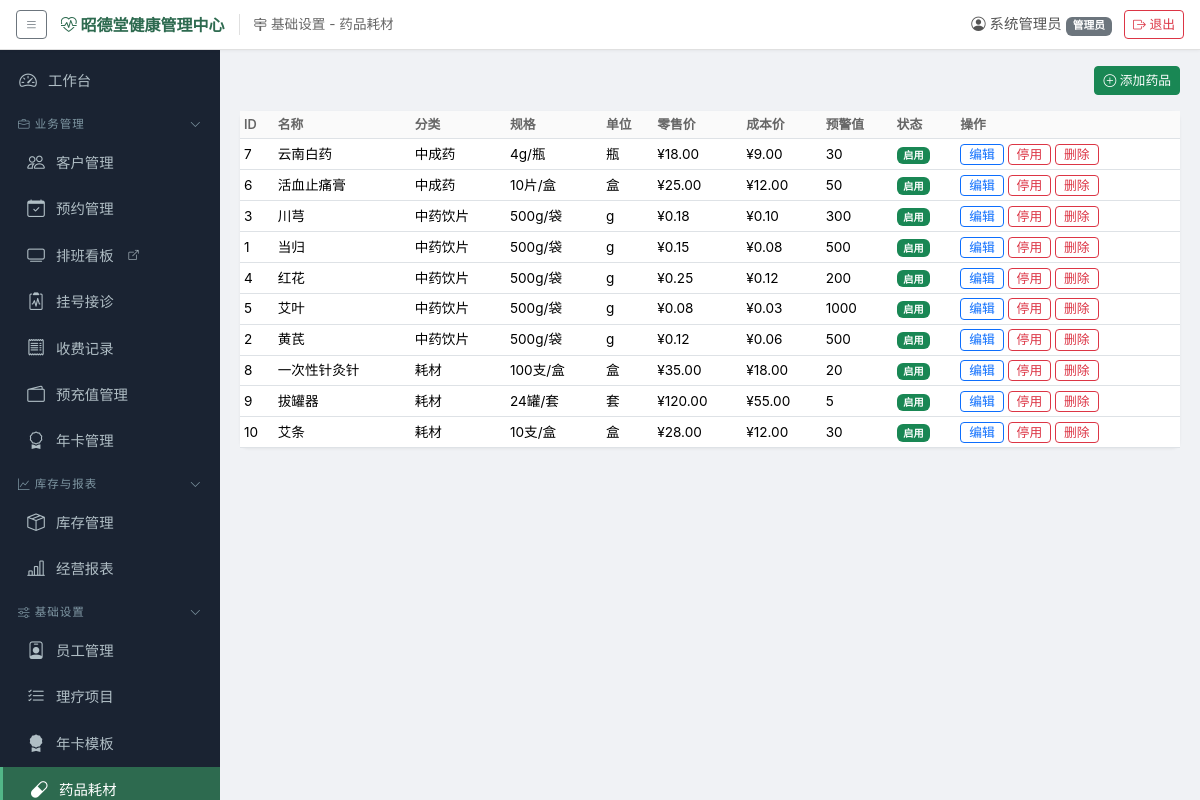
/settings/medicines (signed in), run on the app's committed database.
### models.py (models this page shows, shortened)
class SystemConfig(db.Model):
    __tablename__ = 'system_configs'
    id = db.Column(db.Integer, primary_key=True)
    key = db.Column(db.String(100), unique=True, nullable=False)
    value = db.Column(db.String(500))
    description = db.Column(db.String(200))

class User(UserMixin, db.Model):
    __tablename__ = 'users'
    id = db.Column(db.Integer, primary_key=True)
    username = db.Column(db.String(50), unique=True, nullable=False)
    password_hash = db.Column(db.String(256), nullable=False)
    display_name = db.Column(db.String(50), nullable=False)
    role = db.Column(db.String(20), nullable=False, default='前台')  # 管理员/前台/理疗师/库管
    is_active_user = db.Column(db.Boolean, default=True)
    created_at = db.Column(db.DateTime, default=datetime.now)

class Medicine(db.Model):
    __tablename__ = 'medicines'
    id = db.Column(db.Integer, primary_key=True)
    name = db.Column(db.String(100), nullable=False)
    spec = db.Column(db.String(50))  # 规格
    unit = db.Column(db.String(20))  # 单位
    retail_price = db.Column(db.Numeric(10, 2), default=0)
    cost_price = db.Column(db.Numeric(10, 2), default=0)  # 采购成本价
    alert_threshold = db.Column(db.Integer, default=10)
    category = db.Column(db.String(50))  # 中药饮片/中成药/耗材
    is_active = db.Column(db.Boolean, default=True)
    is_deleted = db.Column(db.Boolean, default=False)  # 软删除
    inventory_ledgers = db.relationship('InventoryLedger', backref='medicine', lazy='dynamic')

### app.py (the view, shortened to what this page needs)
@app.route('/settings/medicines', methods=['GET', 'POST'])
@login_required
@role_required('管理员', '库管')
def settings_medicines():
    meds = Medicine.query.filter_by(is_deleted=False).order_by(Medicine.category, Medicine.name).all()
    return render_template('settings_medicines.html', medicines=meds)

### app.py (called while the page is built)
@login_manager.user_loader
def load_user(user_id):
    return db.session.get(User, int(user_id))

def _generate_csrf_token():
    if '_csrf_token' not in session:
        session['_csrf_token'] = secrets.token_hex(16)
    return session['_csrf_token']

def role_required(*roles):
    def decorator(f):
        @wraps(f)
        def decorated_function(*args, **kwargs):
            if current_user.role not in roles and current_user.role != '管理员':
                flash('您没有权限执行此操作', 'danger')
                return redirect(url_for('dashboard'))
            return f(*args, **kwargs)
        return decorated_function
    return decorator

### templates/settings_medicines.html (shortened to what this page needs)
{% extends "base.html" %}
{% block content %}
<div class="d-flex justify-content-end mb-3"><button class="btn btn-sm btn-success" data-bs-toggle="modal" data-bs-target="#addModal"><i class="bi bi-plus-circle"></i> 添加药品</button></div>
<div class="card"><div class="card-body p-0"><div class="table-responsive"><table class="table table-sm table-hover mb-0">
    <thead><tr><th>ID</th><th>名称</th><th>分类</th><th>规格</th><th>单位</th><th>零售价</th><th>成本价</th><th>预警值</th><th>状态</th><th>操作</th></tr></thead>
    <tbody>{% for m in medicines %}<tr>
        <td>{{ m.id }}</td><td>{{ m.name }}</td><td>{{ m.category or '-' }}</td><td>{{ m.spec or '-' }}</td><td>{{ m.unit or '-' }}</td>
        <td>¥{{ m.retail_price }}</td><td>¥{{ m.cost_price or 0 }}</td><td>{{ m.alert_threshold }}</td>
        <td><span class="badge bg-{{ 'success' if m.is_active else 'secondary' }}">{{ '启用' if m.is_active else '停用' }}</span></td>
        <td>
            <button class="btn btn-sm btn-outline-primary py-0" data-bs-toggle="modal" data-bs-target="#edit{{ m.id }}">编辑</button>
            <form method="POST" class="d-inline"><input type="hidden" name="action" value="toggle"><input type="hidden" name="id" value="{{ m.id }}">
                <button class="btn btn-sm btn-outline-{{ 'danger' if m.is_active else 'success' }} py-0">{{ '停用' if m.is_active else '启用' }}</button></form>
            <form method="POST" class="d-inline" onsubmit="return confirm('确定删除药品 {{ m.name }}？')"><input type="hidden" name="action" value="delete"><input type="hidden" name="id" value="{{ m.id }}">
                <button class="btn btn-sm btn-outline-danger py-0">删除</button></form>
        </td>
    </tr>
    {% endfor %}</tbody>
</table></div></div></div>
{% endblock %}

### templates/base.html (shortened to what this page needs)
<!DOCTYPE html>
<html lang="zh-CN">
<head>
    <link href="{{ url_for('static', filename='vendor/bootstrap.min.css') }}" rel="stylesheet">
    <link href="{{ url_for('static', filename='vendor/bootstrap-icons.min.css') }}" rel="stylesheet">
    <link href="{{ url_for('static', filename='css/style.css') }}" rel="stylesheet">
</head>
<body>
{% if current_user.is_authenticated %}
<header class="global-topbar">
    <div class="topbar-left">
        <button class="btn btn-sm btn-outline-secondary" id="sidebarToggle" title="展开/收起导航">
            <i class="bi bi-list"></i>
        </button>
        <span class="site-title" title="可在 系统管理→系统配置 中修改系统名称">
            <i class="bi bi-heart-pulse"></i> {{ site_title }}
        </span>
        <span class="nav-path" id="navPath"> {% block page_title %}{% endblock %}</span>
    </div>
    <div class="topbar-right">
        <span class="user-info"><i class="bi bi-person-circle"></i> {{ current_user.display_name }}
            <small class="badge bg-secondary">{{ current_user.role }}</small></span>
        <a href="{{ url_for('logout') }}" class="btn btn-sm btn-outline-danger"><i class="bi bi-box-arrow-right"></i> 退出</a>
    </div>
</header>
<div class="d-flex" id="wrapper">
    <div class="sidebar" id="sidebar">
        <nav class="sidebar-nav">
            <a href="{{ url_for('dashboard') }}" class="nav-link {% if request.endpoint == 'dashboard' %}active{% endif %}">
                <i class="bi bi-speedometer2"></i> 工作台
            </a>
            <div class="nav-group" data-group="biz">
                <div class="nav-group-header"><span><i class="bi bi-briefcase"></i> 业务管理</span><i class="bi bi-chevron-down group-arrow"></i></div>
                <div class="nav-group-body">
                    <a href="{{ url_for('customers') }}" class="nav-link {% if request.endpoint and 'customer' in request.endpoint %}active{% endif %}">
                        <i class="bi bi-people"></i> 客户管理
                    </a>
                    <a href="{{ url_for('appointments') }}" class="nav-link {% if request.endpoint and 'appointment' in request.endpoint %}active{% endif %}">
                        <i class="bi bi-calendar-check"></i> 预约管理
                    </a>
                    {% if board_token %}
                    <a href="{{ url_for('board_schedule', token=board_token) }}" target="_blank" class="nav-link" title="在新窗口打开排班看板（可投屏展示）">
                        <i class="bi bi-tv"></i> 排班看板 <i class="bi bi-box-arrow-up-right" style="font-size:0.7em"></i>
                    </a>
                    {% endif %}
                    <a href="{{ url_for('registrations') }}" class="nav-link {% if request.endpoint and ('registration' in request.endpoint or 'medical' in request.endpoint or 'charge_register' in request.endpoint) %}active{% endif %}">
                        <i class="bi bi-clipboard2-pulse"></i> 挂号接诊
                    </a>
                    <a href="{{ url_for('charges') }}" class="nav-link {% if request.endpoint and 'charges' in request.endpoint %}active{% endif %}">
                        <i class="bi bi-receipt"></i> 收费记录
                    </a>
                    <a href="{{ url_for('prepaid') }}" class="nav-link {% if request.endpoint and 'prepaid' in request.endpoint %}active{% endif %}">
                        <i class="bi bi-wallet2"></i> 预充值管理
                    </a>
                    <a href="{{ url_for('annual_cards') }}" class="nav-link {% if request.endpoint and 'annual_card' in request.endpoint %}active{% endif %}">
                        <i class="bi bi-award"></i> 年卡管理
                    </a>
                </div>
            </div>
            <div class="nav-group" data-group="stock">
                <div class="nav-group-header"><span><i class="bi bi-graph-up"></i> 库存与报表</span><i class="bi bi-chevron-down group-arrow"></i></div>
                <div class="nav-group-body">
                    <a href="{{ url_for('inventory') }}" class="nav-link {% if request.endpoint and 'inventory' in request.endpoint %}active{% endif %}">
                        <i class="bi bi-box-seam"></i> 库存管理
                    </a>
                    <a href="{{ url_for('reports') }}" class="nav-link {% if request.endpoint and 'report' in request.endpoint %}active{% endif %}">
                        <i class="bi bi-bar-chart-line"></i> 经营报表
                    </a>
                </div>
            </div>
            {% if current_user.role == '管理员' or current_user.role == '库管' %}
            <div class="nav-group" data-group="settings">
                <div class="nav-group-header"><span><i class="bi bi-sliders"></i> 基础设置</span><i class="bi bi-chevron-down group-arrow"></i></div>
                <div class="nav-group-body">
                    {% if current_user.role == '管理员' %}
                    <a href="{{ url_for('settings_employees') }}" class="nav-link {% if request.endpoint and 'settings_employees' in request.endpoint %}active{% endif %}">
                        <i class="bi bi-person-badge"></i> 员工管理
                    </a>
                    <a href="{{ url_for('settings_items') }}" class="nav-link {% if request.endpoint and 'settings_items' in request.endpoint %}active{% endif %}">
                        <i class="bi bi-list-check"></i> 理疗项目
                    </a>
                    <a href="{{ url_for('settings_annual_card_templates') }}" class="nav-link {% if request.endpoint and 'annual_card_template' in request.endpoint %}active{% endif %}">
                        <i class="bi bi-award-fill"></i> 年卡模板
                    </a>
                    {% endif %}
                    {% if current_user.role in ['管理员', '库管'] %}
                    <a href="{{ url_for('settings_medicines') }}" class="nav-link {% if request.endpoint and 'settings_medicines' in request.endpoint %}active{% endif %}">
                        <i class="bi bi-capsule"></i> 药品耗材
                    </a>
                    {% endif %}
                </div>
            </div>
            {% endif %}
        </nav>
    </div>
    <div class="main-content">
        <div class="content-area">
            {% block content %}{% endblock %}
        </div>
    </div>
</div>
{% else %}
{% block auth_content %}{% endblock %}
{% endif %}
</body>
</html>

### static/css/style.css (style rules this page uses)
:root { --sidebar-width: 220px; --sidebar-bg: #1a2332; --sidebar-active: #2d6a4f; --topbar-height: 50px; }
* { box-sizing: border-box; }
body { font-family: -apple-system, BlinkMacSystemFont, "Segoe UI", "PingFang SC", "Hiragino Sans GB", "Microsoft YaHei", sans-serif; background: #f0f2f5; margin: 0; overflow-x: hidden; }
.global-topbar { height: var(--topbar-height); background: #fff; border-bottom: 1px solid #e0e0e0; display: flex; align-items: center; justify-content: space-between; padding: 0 16px; position: fixed; top: 0; left: 0; right: 0; z-index: 200; box-shadow: 0 1px 3px rgba(0,0,0,0.05); }
.topbar-left { display: flex; align-items: center; gap: 14px; min-width: 0; }
.topbar-left .site-title { font-weight: 700; font-size: 1rem; color: #2d6a4f; white-space: nowrap; max-width: 320px; overflow: hidden; text-overflow: ellipsis; }
.topbar-left .nav-path { color: #666; font-size: 0.85rem; border-left: 1px solid #e0e0e0; padding-left: 14px; white-space: nowrap; overflow: hidden; text-overflow: ellipsis; }
.topbar-right { display: flex; align-items: center; gap: 12px; flex-shrink: 0; }
.topbar-right .user-info { color: #555; font-size: 0.9rem; white-space: nowrap; }
.sidebar { width: var(--sidebar-width); background: var(--sidebar-bg); color: #ccc; position: fixed; left: 0; top: var(--topbar-height); bottom: 0; z-index: 100; transition: width 0.3s; overflow-y: auto; overflow-x: hidden; }
.sidebar-nav { padding: 8px 0 20px; }
.sidebar-nav .nav-link { display: flex; align-items: center; gap: 10px; padding: 10px 18px; color: #b0bec5; text-decoration: none; font-size: 0.9rem; transition: all 0.2s; white-space: nowrap; }
.sidebar-nav .nav-link.active { background: var(--sidebar-active); color: #fff; border-left: 3px solid #52b788; }
.sidebar-nav .nav-link i { font-size: 1.1rem; width: 20px; text-align: center; }
.nav-group-header { display: flex; align-items: center; justify-content: space-between; padding: 12px 18px 6px; font-size: 0.72rem; text-transform: uppercase; letter-spacing: 1px; color: #7f97a3; cursor: pointer; user-select: none; }
.nav-group-header .group-arrow { font-size: 0.7rem; transition: transform 0.2s; }
.nav-group-body .nav-link { padding-left: 26px; }
.main-content { margin-left: var(--sidebar-width); padding-top: var(--topbar-height); min-height: 100vh; width: calc(100% - var(--sidebar-width)); transition: margin-left 0.3s, width 0.3s; }
.content-area { padding: 16px 20px; width: 100%; }
.content-area .card { width: 100%; }
.content-area .table { width: 100%; margin-bottom: 0.5rem; }
.content-area .table-responsive { max-height: calc(100vh - 220px); overflow: auto; }
.card { border: none; border-radius: 8px; box-shadow: 0 1px 3px rgba(0,0,0,0.06); }
.table th { font-weight: 600; font-size: 0.8rem; color: #666; background: #fafafa; border-bottom-width: 1px; }
.table td { font-size: 0.85rem; vertical-align: middle; }
.btn-sm { font-size: 0.8rem; }

### data on the page
SystemConfig: value "昭德堂健康管理中心"
User: display_name "系统管理员", role "管理员"
Medicine: id "7", name "云南白药", category "中成药", spec "4g/瓶", unit "瓶", retail_price "18.00", cost_price "9.00", alert_threshold "30", is_active "启用", is_active "停用"
Medicine: id "6", name "活血止痛膏", category "中成药", spec "10片/盒", unit "盒", retail_price "25.00", cost_price "12.00", alert_threshold "50", is_active "启用", is_active "停用"
Medicine: id "3", name "川芎", category "中药饮片", spec "500g/袋", unit "g", retail_price "0.18", cost_price "0.10", alert_threshold "300", is_active "启用", is_active "停用"
Medicine: id "1", name "当归", category "中药饮片", spec "500g/袋", unit "g", retail_price "0.15", cost_price "0.08", alert_threshold "500", is_active "启用", is_active "停用"
Medicine: id "4", name "红花", category "中药饮片", spec "500g/袋", unit "g", retail_price "0.25", cost_price "0.12", alert_threshold "200", is_active "启用", is_active "停用"
Medicine: id "5", name "艾叶", category "中药饮片", spec "500g/袋", unit "g", retail_price "0.08", cost_price "0.03", alert_threshold "1000", is_active "启用", is_active "停用"
Medicine: id "2", name "黄芪", category "中药饮片", spec "500g/袋", unit "g", retail_price "0.12", cost_price "0.06", alert_threshold "500", is_active "启用", is_active "停用"
Medicine: id "8", name "一次性针灸针", category "耗材", spec "100支/盒", unit "盒", retail_price "35.00", cost_price "18.00", alert_threshold "20", is_active "启用", is_active "停用"
Medicine: id "9", name "拔罐器", category "耗材", spec "24罐/套", unit "套", retail_price "120.00", cost_price "55.00", alert_threshold "5", is_active "启用", is_active "停用"
Medicine: id "10", name "艾条", category "耗材", spec "10支/盒", unit "盒", retail_price "28.00", cost_price "12.00", alert_threshold "30", is_active "启用", is_active "停用"
